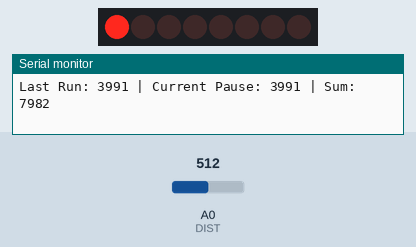
The sketch below on a simulated Arduino Uno, built with avr-gcc and run on an emulated ATmega328P. Parts: 8 shift-register outputs drawn as a row of LEDs (first output left, lit = HIGH), the last lines printed to the serial monitor. Wiring (inferred from the names in the program): shift register (74HC595): data pin 8; shift clock pin 10; latch pin 9. Wiring (inferred from the signals the program sends): row of LEDs: on Q0, Q1, Q2, Q3, Q4, Q5, Q6, Q7. The test bench sets the inputs (shaded band); at power-on: A0 (DIST) = 512.

Above: at 4.5 s.
4.6 s: A0 (DIST) set to 0
At 4.72 s:
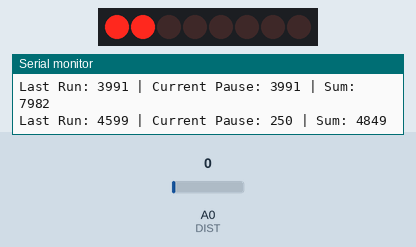
At 6.7 s:
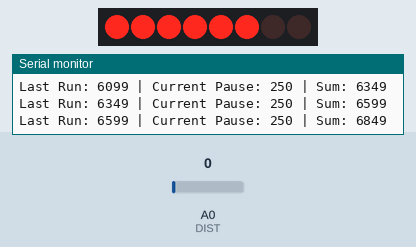
6.8 s: A0 (DIST) set to 122
At 9.1 s:
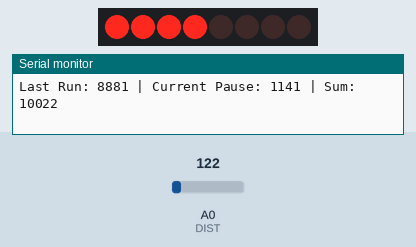
9.2 s: A0 (DIST) set to 178
11.9 s: A0 (DIST) set to 209
13.7 s: A0 (DIST) set to 306
Timing chart, 0 to 16.7 s (numbered marks = the images above; inputs shaded):
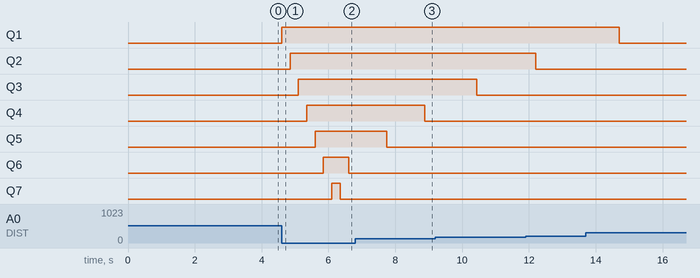

Measured:
- after the input at 4.6 s, Q1: LOW → HIGH at once; Q2: LOW → HIGH after 0.25 s; Q3: LOW → HIGH after 0.50 s; Q4: LOW → HIGH after 0.75 s; Q5: LOW → HIGH after 1.0 s

The sketch:

LightRider_AnthonyParsch.ino
```cpp
// Pins
#define SER 8
#define LATCH 9
#define CLK 10
#define DIST A0

// Animation stuff
#define ANIM_MIN 250
#define ANIM_MAX 5000

// Sensor stuff
#define SENSOR_MAX 650
#define SENSOR_MIN 0

// Etc.
#define VALS_SIZE 9

// Possible LED settings
int vals[] = {0,1,3,7,15,31,63,127,255};
unsigned long currentPause = 500; // The current time between animations
unsigned long lastRun = 0; // Our last runs
int pos = 0; // Our position in the animation
bool isGoingUp = true; // Are we traveling up or down

void shiftWrite(byte data);
void shiftWrite(byte* data, int size);
void lightRiderRun();
void advancePos();

void setup()
{
	// Output pins
	pinMode(SER, OUTPUT);
	pinMode(LATCH, OUTPUT);
	pinMode(CLK, OUTPUT);

	shiftWrite(vals[pos]);

	Serial.begin(9600);
}

void loop()
{
	currentPause = analogRead(DIST);
	currentPause = map(currentPause, SENSOR_MIN, SENSOR_MAX, ANIM_MIN, ANIM_MAX);
	currentPause = constrain(currentPause, ANIM_MIN, ANIM_MAX);

	lightRiderRun();
}

void shiftWrite(byte data) { shiftWrite(&data, 1); }
void shiftWrite(byte* data, int size)
{
	for (int i = 0; i < size; i++)
	{
		digitalWrite(LATCH, LOW);
		shiftOut(SER, CLK, MSBFIRST, *(data + i));
		digitalWrite(LATCH, HIGH);
	}
}

// Handle the animation
void lightRiderRun()
{
	if (millis() >= (lastRun + currentPause)) // Timing
	{
		advancePos();
		shiftWrite(vals[pos]);
		lastRun = millis();
		Serial.print("Last Run: ");
		Serial.print(lastRun);
		Serial.print(" | Current Pause: ");
		Serial.print(currentPause);
		Serial.print(" | Sum: ");
		Serial.println(lastRun + currentPause);
	}
}

// Handle advancing the position
void advancePos()
{
	if (isGoingUp)
	{
		++pos;
		if (pos >= (VALS_SIZE - 1)) isGoingUp = false;
	}
	else
	{
		--pos;
		if (pos <= 0) isGoingUp = true;
	}
}
```
